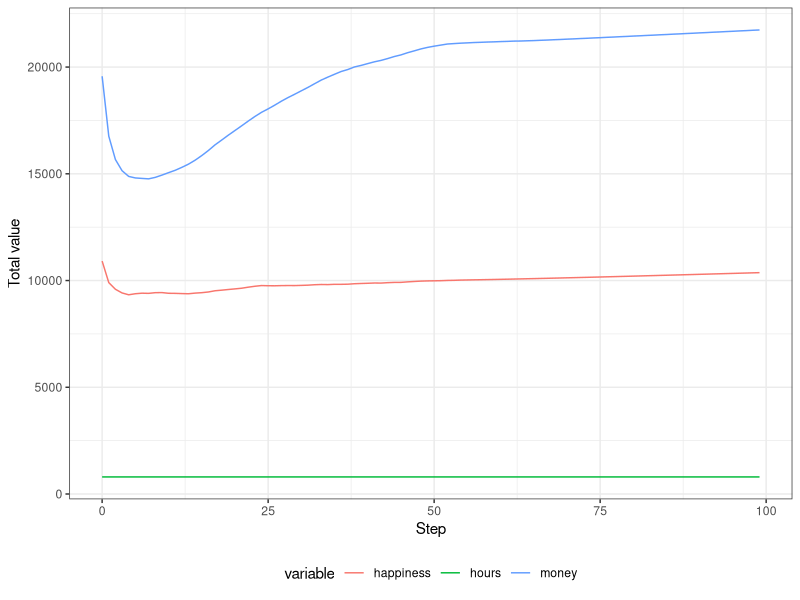
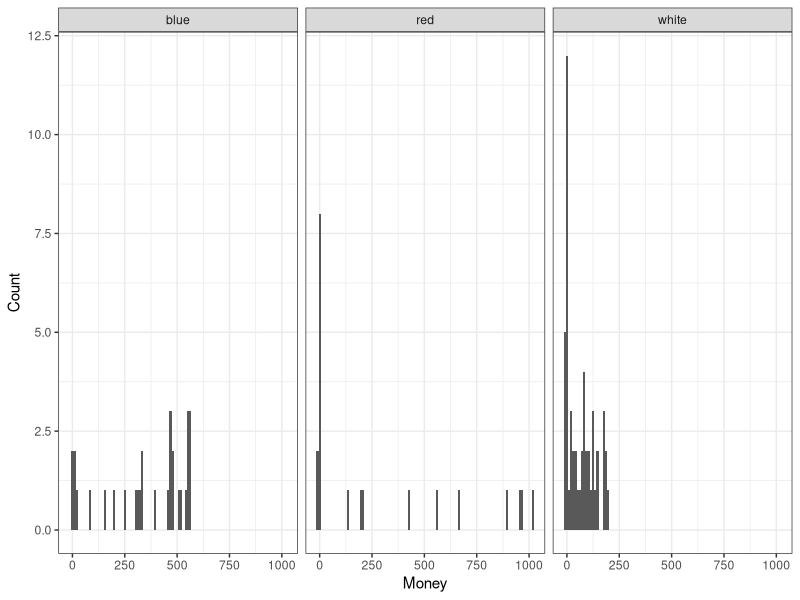
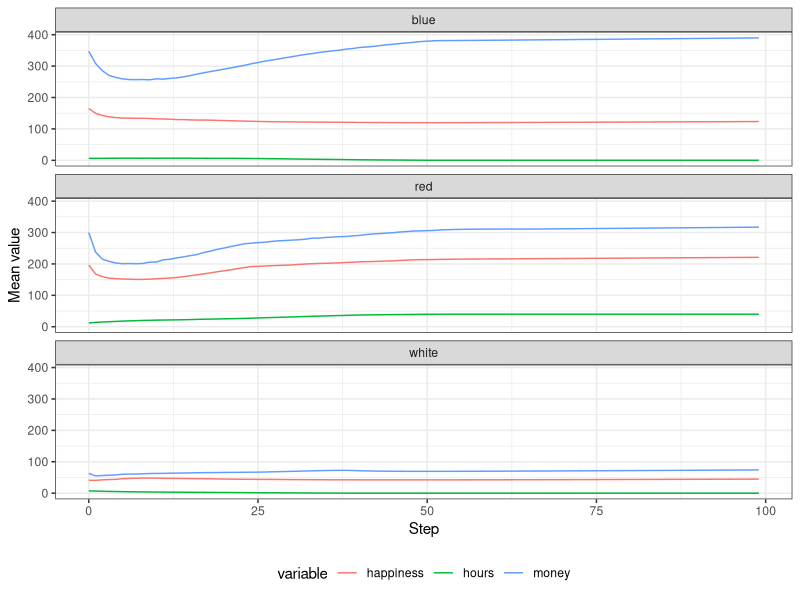
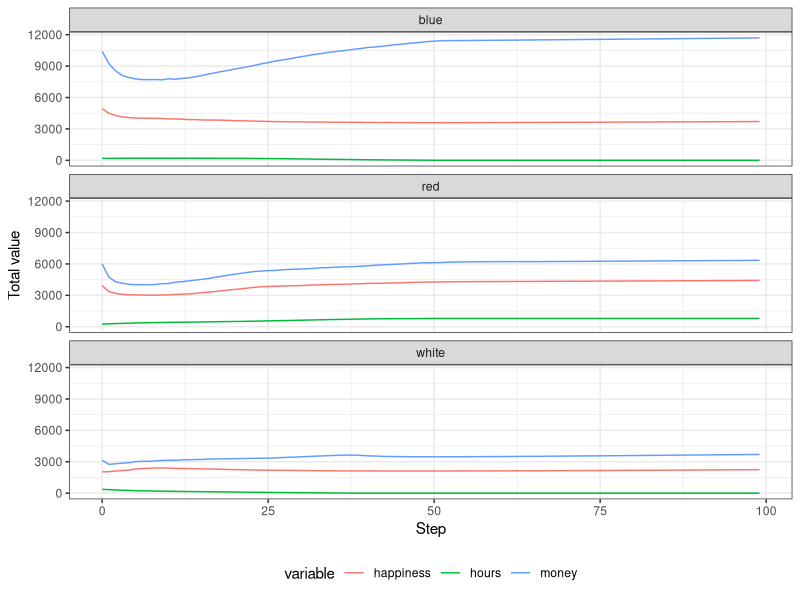

These figures' R source, in order:
library(ggplot2)
library(dplyr)
options(scipen=999)

# read in the data
data <- read.csv("simulation_data.csv", header = TRUE)

# make the data long on money, happiness
data_long <- data %>%
    tidyr::gather(key = "variable", value = "value", hours,money, happiness)

# calculate the total amount of money, time, and happiness for each type in each step
data_long_totals <- data_long %>%
    group_by(type, variable, step) %>%
    summarise(value = sum(value))

# add across type as well
data_long_totals2 <- data_long_totals %>%
    group_by(variable, step) %>%
    summarise(value = sum(value))

data_long_totals2 %>%
    ggplot(aes(x=step, y=value, color=variable)) +
    geom_line() +
    theme_bw() +
    theme(legend.position = "bottom") +
    labs(x = "Step", y = "Total value")
    
# plot the means amount of money, time, and happiness for each type in each step
p <- data_long %>%
    group_by(type, variable, step) %>%
    summarise(mean = mean(value)) %>%
    ggplot(aes(x = step, y = mean, color = variable)) +
    geom_line() +
    facet_wrap(~type, ncol = 1) +
    theme_bw() +
    theme(legend.position = "bottom") +
    labs(x = "Step", y = "Mean value")

# open p in a new window
ggsave("plots/plot.png", p, width = 10, height = 10, units = "in", dpi = 300)

# plot the totals
p_tot <- data_long_totals %>%
    ggplot(aes(x = step, y = value, color = variable)) +
    geom_line() +
    facet_wrap(~type, ncol = 1) +
    theme_bw() +
    theme(legend.position = "bottom") +
    labs(x = "Step", y = "Total value")

# open p in a new window
ggsave("plots/plot_tot.png", p_tot, width = 10, height = 10, units = "in", dpi = 300)

# get distribution of money and happiness at the beginning of the simulation
data %>%
    filter(step == 0) %>%
    ggplot(aes(x = money)) +
    geom_histogram(bins = 100) +
    facet_grid(~type) +
    theme_bw() +
    labs(x = "Money", y = "Count")
